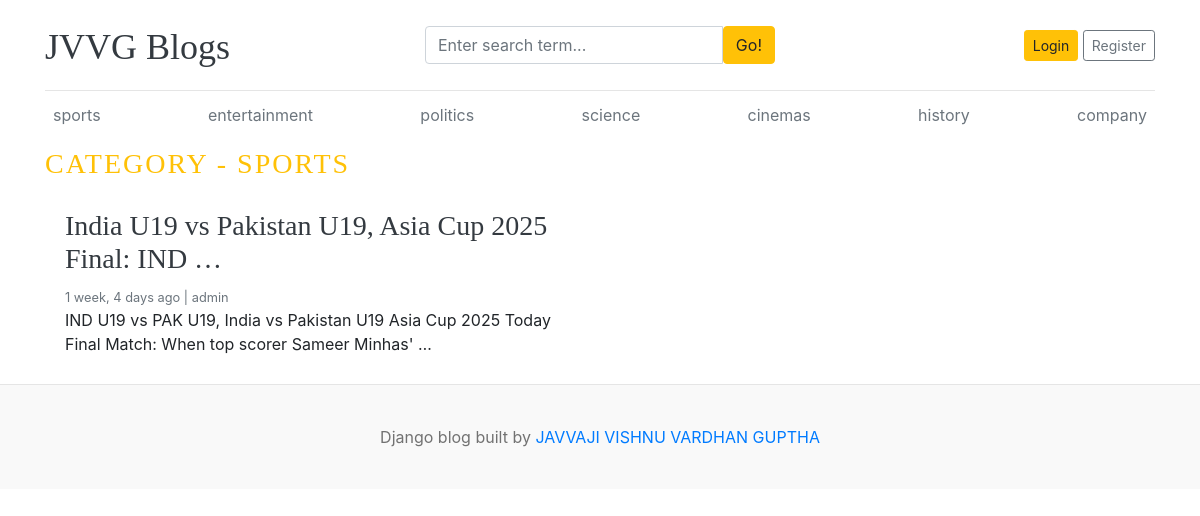
Page /category/1/ on the committed database.
### blogs/models.py (models this page shows, shortened)
class Category(models.Model) :
    category_name = models.CharField(max_length=50, unique=True)
    author = models.ForeignKey(User, on_delete=models.CASCADE)
    created_at = models.DateTimeField(auto_now_add=True)
    updated_at = models.DateTimeField(auto_now=True)
    class Meta :
        verbose_name_plural = 'categories'
    def __str__(self):
        return self.category_name

class Blog(models.Model) :
    title = models.CharField(max_length=100)
    slug = models.SlugField(max_length=150, unique=True, blank=True)
    category = models.ForeignKey(Category, on_delete=models.CASCADE)
    author = models.ForeignKey(User, on_delete=models.CASCADE)
    featured_image = models.ImageField(upload_to='uploads/%Y/%m/%d')
    short_description = models.TextField(max_length=500)
    blog_body = models.TextField(max_length=2000)
    status = models.CharField(max_length=20, choices=STATUS_CHOICES, default="Draft")
    is_featured = models.BooleanField(default=False)
    created_at = models.DateTimeField(auto_now_add=True)
    updated_at = models.DateTimeField(auto_now=True)

### blogs/views.py (the view)
# urls.py: path('<int:category_id>/', views.posts_by_category, name='posts_by_category'),
def posts_by_category(request, category_id) :
    posts = Blog.objects.filter(status = 'Published', category = category_id)
    try :
        category = Category.objects.get(pk=category_id)
    except :
        return redirect('home')
    context = {
        'category' : category,
        'posts' : posts,
    }
    return render(request, 'posts_by_category.html', context)

### blogs/context_processors.py (called while the page is built)
def get_categories(request) :
    categories = Category.objects.all()
    return dict(categories=categories)

def get_social_links(request) :
    links = SocialMediaLink.objects.all()
    return dict(links=links)

def get_about(request) :
    about = About.objects.first()
    return dict(about=about)

### templates/posts_by_category.html
{% extends 'base.html' %}
    {% block content %}
      <h3 class="text-uppercase text-warning" style="letter-spacing: 2px;">Category - {{ category }}</h3>
      <div class="row mb-2">
        {% if posts %}
            {% for post in posts %}
                <div class="col-md-6">
                <div class="card border-0" >
                    <div class="card-body">
                    <h3><a href="{% url 'blogs' post.slug %}" class="text-dark">{{ post.title | truncatewords:10}}</h3></a>
                    <small class="mb-1 text-muted">{{ post.created_at | timesince}} ago | {{ post.author }}</small>
                    <p class="card-text">{{ post.short_description | truncatewords:20 }}</p>
                    </div>
                </div>
                </div>
            {% endfor %}
        {% else %}
                <p>No posts Found</p>
        {% endif %}
      </div>
</div>
{% endblock %}

### templates/base.html (shortened to what this page needs)
{% load static %}
<!DOCTYPE html>
<html lang="en">
<head>
    <link href="https://getbootstrap.com/docs/4.0/dist/css/bootstrap.min.css" rel="stylesheet">
    <link href="{% static 'css/blog.css' %}" rel="stylesheet">
    <link rel="stylesheet" href="https://cdnjs.cloudflare.com/ajax/libs/font-awesome/4.7.0/css/font-awesome.min.css">
</head>
<body>
    <div class="container">
      <header class="blog-header py-3">
        <div class="row flex-nowrap justify-content-between align-items-center">
          <div class="col-4 pt-1">
            <a class="blog-header-logo text-dark" href="{% url 'home' %}">JVVG Blogs</a>
          </div>
          <div class="col-4">
            <form action="{% url 'search' %}" method="get">
              <div class="input-group">
                <input class="form-control" type="text" name="keyword" value="{{keyword}}" placeholder="Enter search term..." aria-label="Enter search term..." aria-describedby="button-search" />
                <button class="btn btn-warning" id="button-search" type="submit">Go!</button>
              </div>
            </form>
          </div>
          <div class="col-4 d-flex justify-content-end align-items-center">
            {% if not user.is_authenticated %}
              <a class="btn btn-sm btn-warning" href="{% url 'login' %}">Login</a> &nbsp;
              <a class="btn btn-sm btn-outline-secondary" href="{% url 'register' %}">Register</a>
            {% endif %}
          </div>
        </div>
      </header>
      <div class="nav-scroller py-1 mb-2">
        <nav class="nav d-flex justify-content-between">
          {% for cat in categories %}
            <a class="p-2 text-muted" href="{% url 'posts_by_category' cat.id %}">{{ cat.category_name }}</a>
          {% endfor %}
        </nav>
      </div>
{% block content %}
{% endblock %}
 <footer class="blog-footer">
  <p>Django blog built by <a href="#">JAVVAJI VISHNU VARDHAN GUPTHA</a></p>
</footer>
</body>
</html>

### blog_project/static/css/blog.css (style rules this page uses)
.blog-header { border-bottom: 1px solid #e5e5e5; }
.blog-header-logo { font-family: "Playfair Display", Georgia, "Times New Roman", serif; font-size: 2.25rem; }
h1, h2, h3, h4, h5, h6 { font-family: "Playfair Display", Georgia, "Times New Roman", serif; }
.blog-footer { padding: 2.5rem 0; color: #727272; text-align: center; background-color: #f9f9f9; border-top: .05rem solid #e5e5e5; }
.blog-footer p:last-child { margin-bottom: 0; }

### rows in the picture
Category: category_name "sports", category_name "SPORTS"
Category: category_name "entertainment"
Category: category_name "politics"
Category: category_name "science"
Category: category_name "cinemas"
Category: category_name "history"
Category: category_name "company"
Blog: title "India U19 vs Pakistan U19, Asia Cup 2025 Final: IND …", created_at "1 week, 4 days", author "admin", short_description "IND U19 vs PAK U19, India vs Pakistan U19 Asia Cup 2025 Today Final Match: When top scorer Sameer Minhas' …"
